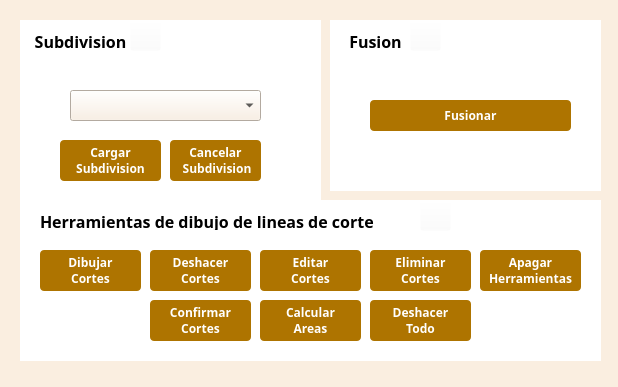
<?xml version="1.0" encoding="UTF-8"?>
<ui version="4.0">
 <class>DivisionFusionDialogBase</class>
 <widget class="QDialog" name="DivisionFusionDialogBase">

  <property name="geometry">
   <rect>
    <x>0</x>
    <y>0</y>
    <width>618</width>
    <height>387</height>
   </rect>
  </property>

  <property name="minimumSize">
   <size>
    <width>618</width>
    <height>386</height>
   </size>
  </property>

  <property name="maximumSize">
   <size>
    <width>619</width>
    <height>387</height>
   </size>
  </property>

  <property name="windowTitle">
   <string>Fusion/Subdivision</string>
  </property>


  <property name="styleSheet">
   <string notr="true">QDialog{
background : rgb(250,238,224);
}</string>
  </property>




  <widget class="QWidget" name="widget_2" native="true">
   <property name="geometry">
    <rect>
     <x>20</x>
     <y>20</y>
     <width>301</width>
     <height>181</height>
    </rect>
   </property>
   <property name="styleSheet">
    <string notr="true">QWidget{
	background : rgb(255,255,255)
}</string>
   </property>
   <widget class="QLabel" name="label_3">
    <property name="geometry">
     <rect>
      <x>10</x>
      <y>10</y>
      <width>101</width>
      <height>20</height>
     </rect>
    </property>
    <property name="font">
     <font>
      <family>Century Gothic</family>
      <pointsize>12</pointsize>
     </font>
    </property>
    <property name="text">
     <string>&lt;html&gt;&lt;head/&gt;&lt;body&gt;&lt;p align=&quot;center&quot;&gt;&lt;span style=&quot; font-weight:600;&quot;&gt;Subdivision&lt;/span&gt;&lt;/p&gt;&lt;/body&gt;&lt;/html&gt;</string>
    </property>
   </widget>
   <widget class="QPushButton" name="btnCargarPredio">
    <property name="geometry">
     <rect>
      <x>40</x>
      <y>120</y>
      <width>101</width>
      <height>41</height>
     </rect>
    </property>
    <property name="font">
     <font>
      <family>Century Gothic</family>
      <pointsize>9</pointsize>
      <weight>75</weight>
      <bold>true</bold>
     </font>
    </property>
    <property name="styleSheet">
     <string notr="true">QPushButton{
background : rgb(174, 116, 0);
color : rgb(255, 255, 255);
border-radius : 4px;
}
QPushButton::hover{
background : rgb(104, 69, 13);
color : rgb(255, 255, 255);
border-radius : 4px;
}
QPushButton:disabled {
background: rgb(217, 217, 217)
}</string>
    </property>
    <property name="text">
     <string>Cargar 
Subdivision</string>
    </property>
   </widget>
   <widget class="QComboBox" name="comboPredios">
    <property name="geometry">
     <rect>
      <x>50</x>
      <y>70</y>
      <width>191</width>
      <height>31</height>
     </rect>
    </property>
    <property name="styleSheet">
     <string notr="true">QComboBox QAbstractItemView::item { min-height: 25; font-family: &quot;Century Gothic&quot;;}
QListView{color: black ; font-size: 16px; outline:none; font-weight:bold; font-family: &quot;Century Gothic&quot;;}
QListView::item:selected { color: white; background-color:  rgb(250,238,224); font-family: &quot;Century Gothic&quot;;}
QComboBox{
background : rgb(250,238,224);
}</string>
    </property>
   </widget>
   <widget class="QPushButton" name="btnCancelarSub">
    <property name="geometry">
     <rect>
      <x>150</x>
      <y>120</y>
      <width>91</width>
      <height>41</height>
     </rect>
    </property>
    <property name="font">
     <font>
      <family>Century Gothic</family>
      <pointsize>9</pointsize>
      <weight>75</weight>
      <bold>true</bold>
     </font>
    </property>
    <property name="styleSheet">
     <string notr="true">QPushButton{
background : rgb(174, 116, 0);
color : rgb(255, 255, 255);
border-radius : 4px;
}
QPushButton::hover{
background : rgb(104, 69, 13);
color : rgb(255, 255, 255);
border-radius : 4px;
}
QPushButton:disabled {
background: rgb(217, 217, 217)
}</string>
    </property>
    <property name="text">
     <string>Cancelar
 Subdivision</string>
    </property>
   </widget>
   <widget class="QPushButton" name="pushButton">
    <property name="geometry">
     <rect>
      <x>110</x>
      <y>0</y>
      <width>31</width>
      <height>31</height>
     </rect>
    </property>
    <property name="font">
     <font>
      <family>Century Gothic</family>
     </font>
    </property>
    <property name="cursor">
     <cursorShape>ArrowCursor</cursorShape>
    </property>
    <property name="toolTip">
     <string notr="true">&lt;html&gt;&lt;head/&gt;&lt;body&gt;&lt;p&gt;Selecciona del catalogo el predio a dividir, luego presiona &amp;quot;Cargar Subdivision&amp;quot;&lt;/p&gt;&lt;/body&gt;&lt;/html&gt;</string>
    </property>
    <property name="toolTipDuration">
     <number>-1</number>
    </property>
    <property name="styleSheet">
     <string notr="true">QPushButton{
background : rgb(255,255,255,0)
}</string>
    </property>
    <property name="text">
     <string/>
    </property>
    <property name="icon">
     <iconset>
      <normaloff>:/plugins/DivisionFusion/icons/interrogante.png</normaloff>:/plugins/DivisionFusion/icons/interrogante.png</iconset>
    </property>
    <property name="iconSize">
     <size>
      <width>48</width>
      <height>48</height>
     </size>
    </property>
   </widget>
  </widget>
  <widget class="QWidget" name="widget" native="true">
   <property name="geometry">
    <rect>
     <x>330</x>
     <y>20</y>
     <width>271</width>
     <height>171</height>
    </rect>
   </property>
   <property name="styleSheet">
    <string notr="true">QWidget{
	background : rgb(255,255,255)
}</string>
   </property>
   <widget class="QLabel" name="label">
    <property name="geometry">
     <rect>
      <x>10</x>
      <y>10</y>
      <width>71</width>
      <height>20</height>
     </rect>
    </property>
    <property name="font">
     <font>
      <family>Century Gothic</family>
      <pointsize>12</pointsize>
      <weight>75</weight>
      <bold>true</bold>
     </font>
    </property>
    <property name="text">
     <string>&lt;html&gt;&lt;head/&gt;&lt;body&gt;&lt;p align=&quot;center&quot;&gt;Fusion&lt;/p&gt;&lt;/body&gt;&lt;/html&gt;</string>
    </property>
   </widget>
   <widget class="QPushButton" name="btnFusionar">
    <property name="geometry">
     <rect>
      <x>40</x>
      <y>80</y>
      <width>201</width>
      <height>31</height>
     </rect>
    </property>
    <property name="font">
     <font>
      <family>Century Gothic</family>
      <pointsize>9</pointsize>
      <weight>75</weight>
      <bold>true</bold>
     </font>
    </property>
    <property name="styleSheet">
     <string notr="true">QPushButton{
background : rgb(174, 116, 0);
color : rgb(255, 255, 255);
border-radius : 4px;
}
QPushButton::hover{
background : rgb(104, 69, 13);
color : rgb(255, 255, 255);
border-radius : 4px;
}
QPushButton:disabled {
background: rgb(217, 217, 217)
}</string>
    </property>
    <property name="text">
     <string>Fusionar</string>
    </property>
   </widget>
   <widget class="QPushButton" name="pushButton_2">
    <property name="geometry">
     <rect>
      <x>80</x>
      <y>0</y>
      <width>31</width>
      <height>31</height>
     </rect>
    </property>
    <property name="font">
     <font>
      <family>Century Gothic</family>
     </font>
    </property>
    <property name="toolTip">
     <string>&lt;html&gt;&lt;head/&gt;&lt;body&gt;&lt;p&gt;Utiliza la herramienta de seleccion propia de QGIS para seleccionar los dos predios a fusionar.&lt;/p&gt;&lt;/body&gt;&lt;/html&gt;</string>
    </property>
    <property name="styleSheet">
     <string notr="true">QPushButton{
background : rgb(255,255,255,0)
}</string>
    </property>
    <property name="text">
     <string/>
    </property>
    <property name="icon">
     <iconset>
      <normaloff>:/plugins/DivisionFusion/icons/interrogante.png</normaloff>:/plugins/DivisionFusion/icons/interrogante.png</iconset>
    </property>
    <property name="iconSize">
     <size>
      <width>48</width>
      <height>48</height>
     </size>
    </property>
   </widget>
  </widget>
  <widget class="QWidget" name="widget_3" native="true">
   <property name="geometry">
    <rect>
     <x>20</x>
     <y>200</y>
     <width>581</width>
     <height>161</height>
    </rect>
   </property>
   <property name="styleSheet">
    <string notr="true">QWidget{
	background : rgb(255,255,255)
}</string>
   </property>
   <widget class="QPushButton" name="btnDibujarCortes">
    <property name="geometry">
     <rect>
      <x>20</x>
      <y>50</y>
      <width>101</width>
      <height>41</height>
     </rect>
    </property>
    <property name="font">
     <font>
      <family>Century Gothic</family>
      <pointsize>9</pointsize>
      <weight>75</weight>
      <bold>true</bold>
     </font>
    </property>
    <property name="styleSheet">
     <string notr="true">QPushButton{
background : rgb(174, 116, 0);
color : rgb(255, 255, 255);
border-radius : 4px;
}
QPushButton::hover{
background : rgb(104, 69, 13);
color : rgb(255, 255, 255);
border-radius : 4px;
}
QPushButton:disabled {
background: rgb(217, 217, 217)
}</string>
    </property>
    <property name="text">
     <string>Dibujar
Cortes</string>
    </property>
   </widget>
   <widget class="QPushButton" name="btnEliminarCortes">
    <property name="geometry">
     <rect>
      <x>350</x>
      <y>50</y>
      <width>101</width>
      <height>41</height>
     </rect>
    </property>
    <property name="font">
     <font>
      <family>Century Gothic</family>
      <pointsize>9</pointsize>
      <weight>75</weight>
      <bold>true</bold>
     </font>
    </property>
    <property name="styleSheet">
     <string notr="true">QPushButton{
background : rgb(174, 116, 0);
color : rgb(255, 255, 255);
border-radius : 4px;
}
QPushButton::hover{
background : rgb(104, 69, 13);
color : rgb(255, 255, 255);
border-radius : 4px;
}
QPushButton:disabled {
background: rgb(217, 217, 217)
}
</string>
    </property>
    <property name="text">
     <string>Eliminar
Cortes</string>
    </property>
   </widget>
   <widget class="QPushButton" name="btnDeshacerCortes">
    <property name="geometry">
     <rect>
      <x>130</x>
      <y>50</y>
      <width>101</width>
      <height>41</height>
     </rect>
    </property>
    <property name="font">
     <font>
      <family>Century Gothic</family>
      <pointsize>9</pointsize>
      <weight>75</weight>
      <bold>true</bold>
     </font>
    </property>
    <property name="styleSheet">
     <string notr="true">QPushButton{
background : rgb(174, 116, 0);
color : rgb(255, 255, 255);
border-radius : 4px;
}
QPushButton::hover{
background : rgb(104, 69, 13);
color : rgb(255, 255, 255);
border-radius : 4px;
}
QPushButton:disabled {
background: rgb(217, 217, 217)
}</string>
    </property>
    <property name="text">
     <string>Deshacer
Cortes</string>
    </property>
   </widget>
   <widget class="QPushButton" name="btnEditarCortes">
    <property name="geometry">
     <rect>
      <x>240</x>
      <y>50</y>
      <width>101</width>
      <height>41</height>
     </rect>
    </property>
    <property name="font">
     <font>
      <family>Century Gothic</family>
      <pointsize>9</pointsize>
      <weight>75</weight>
      <bold>true</bold>
     </font>
    </property>
    <property name="styleSheet">
     <string notr="true">QPushButton{
background : rgb(174, 116, 0);
color : rgb(255, 255, 255);
border-radius : 4px;
}
QPushButton::hover{
background : rgb(104, 69, 13);
color : rgb(255, 255, 255);
border-radius : 4px;
}
QPushButton:disabled {
background: rgb(217, 217, 217)
}</string>
    </property>
    <property name="text">
     <string>Editar
Cortes</string>
    </property>
   </widget>
   <widget class="QPushButton" name="btnConfirmarCortes">
    <property name="geometry">
     <rect>
      <x>130</x>
      <y>100</y>
      <width>101</width>
      <height>41</height>
     </rect>
    </property>
    <property name="font">
     <font>
      <family>Century Gothic</family>
      <pointsize>9</pointsize>
      <weight>75</weight>
      <bold>true</bold>
     </font>
    </property>
    <property name="styleSheet">
     <string notr="true">QPushButton{
background : rgb(174, 116, 0);
color : rgb(255, 255, 255);
border-radius : 4px;
}
QPushButton::hover{
background : rgb(104, 69, 13);
color : rgb(255, 255, 255);
border-radius : 4px;
}
QPushButton:disabled {
background: rgb(217, 217, 217)
}</string>
    </property>
    <property name="text">
     <string>Confirmar
Cortes</string>
    </property>
   </widget>
   <widget class="QPushButton" name="btnLlamarCalcular">
    <property name="geometry">
     <rect>
      <x>240</x>
      <y>100</y>
      <width>101</width>
      <height>41</height>
     </rect>
    </property>
    <property name="font">
     <font>
      <family>Century Gothic</family>
      <pointsize>9</pointsize>
      <weight>75</weight>
      <bold>true</bold>
     </font>
    </property>
    <property name="styleSheet">
     <string notr="true">QPushButton{
background : rgb(174, 116, 0);
color : rgb(255, 255, 255);
border-radius : 4px;
}
QPushButton::hover{
background : rgb(104, 69, 13);
color : rgb(255, 255, 255);
border-radius : 4px;
}
QPushButton:disabled {
background: rgb(217, 217, 217)
}</string>
    </property>
    <property name="text">
     <string>Calcular
Areas</string>
    </property>
   </widget>
   <widget class="QPushButton" name="btnDeshacerTodo">
    <property name="geometry">
     <rect>
      <x>350</x>
      <y>100</y>
      <width>101</width>
      <height>41</height>
     </rect>
    </property>
    <property name="font">
     <font>
      <family>Century Gothic</family>
      <pointsize>9</pointsize>
      <weight>75</weight>
      <bold>true</bold>
     </font>
    </property>
    <property name="styleSheet">
     <string notr="true">QPushButton{
background : rgb(174, 116, 0);
color : rgb(255, 255, 255);
border-radius : 4px;
}
QPushButton::hover{
background : rgb(104, 69, 13);
color : rgb(255, 255, 255);
border-radius : 4px;
}
QPushButton:disabled {
background: rgb(217, 217, 217)
}</string>
    </property>
    <property name="text">
     <string>Deshacer
Todo</string>
    </property>
   </widget>
   <widget class="QPushButton" name="btnApagarHerramientas">
    <property name="geometry">
     <rect>
      <x>460</x>
      <y>50</y>
      <width>101</width>
      <height>41</height>
     </rect>
    </property>
    <property name="font">
     <font>
      <family>Century Gothic</family>
      <pointsize>9</pointsize>
      <weight>75</weight>
      <bold>true</bold>
     </font>
    </property>
    <property name="styleSheet">
     <string notr="true">QPushButton{
background : rgb(174, 116, 0);
color : rgb(255, 255, 255);
border-radius : 4px;
}
QPushButton::hover{
background : rgb(104, 69, 13);
color : rgb(255, 255, 255);
border-radius : 4px;
}
QPushButton:disabled {
background: rgb(217, 217, 217)
}</string>
    </property>
    <property name="text">
     <string>Apagar
Herramientas</string>
    </property>
   </widget>
   <widget class="QLabel" name="label_4">
    <property name="geometry">
     <rect>
      <x>20</x>
      <y>10</y>
      <width>501</width>
      <height>20</height>
     </rect>
    </property>
    <property name="font">
     <font>
      <family>Century Gothic</family>
      <pointsize>12</pointsize>
     </font>
    </property>
    <property name="text">
     <string>&lt;html&gt;&lt;head/&gt;&lt;body&gt;&lt;p&gt;&lt;span style=&quot; font-weight:600;&quot;&gt;Herramientas de dibujo de lineas de corte&lt;/span&gt;&lt;/p&gt;&lt;/body&gt;&lt;/html&gt;</string>
    </property>
   </widget>
   <widget class="QPushButton" name="pushButton_3">
    <property name="geometry">
     <rect>
      <x>400</x>
      <y>0</y>
      <width>31</width>
      <height>31</height>
     </rect>
    </property>
    <property name="font">
     <font>
      <family>Century Gothic</family>
     </font>
    </property>
    <property name="toolTip">
     <string>&lt;html&gt;&lt;head/&gt;&lt;body&gt;&lt;p&gt;Utiliza las siguientes herramientas para dibujar las lineas de corte.&lt;/p&gt;&lt;/body&gt;&lt;/html&gt;</string>
    </property>
    <property name="styleSheet">
     <string notr="true">QPushButton{
background : rgb(255,255,255,0)
}</string>
    </property>
    <property name="text">
     <string/>
    </property>
    <property name="icon">
     <iconset>
      <normaloff>:/plugins/DivisionFusion/icons/interrogante.png</normaloff>:/plugins/DivisionFusion/icons/interrogante.png</iconset>
    </property>
    <property name="iconSize">
     <size>
      <width>48</width>
      <height>48</height>
     </size>
    </property>
   </widget>
  </widget>
 </widget>
 <resources/>
 <connections/>
</ui>
